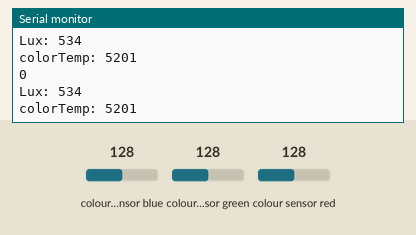
Recording of a sketch running on a simulated Arduino Uno, built with avr-gcc and run on an emulated ATmega328P. On the bench: the last lines printed to the serial monitor. The inputs (shaded band) are chosen by the test bench; at power-on: colour sensor blue 128, colour sensor green 128, colour sensor red 128.

Above: at 1.2 s.
1.3 s: colour sensor blue set to 5
At 1.35 s:
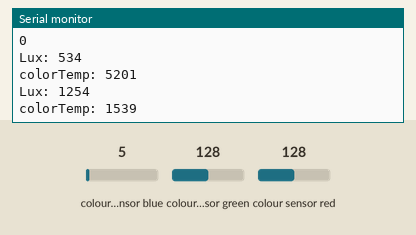
4.3 s: colour sensor green set to 64
At 6.46 s:
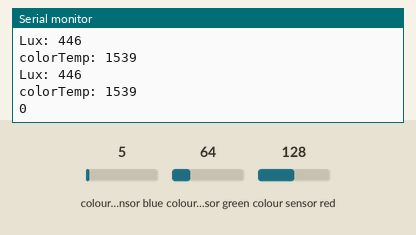
7.3 s: colour sensor red set to 5
At 7.48 s:
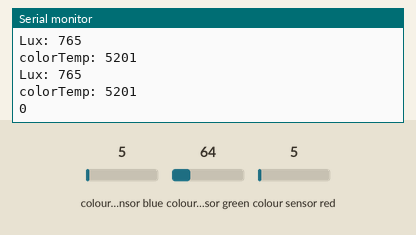
8.8 s: colour sensor blue set to 128
At 8.9 s:
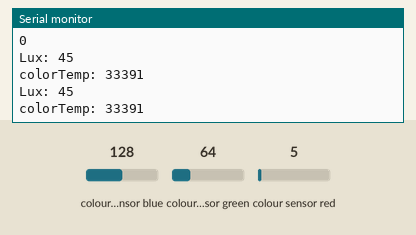
11.8 s: colour sensor green set to 5
At 11.96 s:
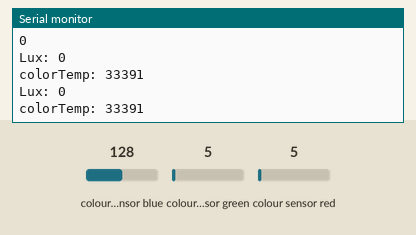
Timing chart, 0 to 14.8 s (numbered marks = the images above; inputs shaded):
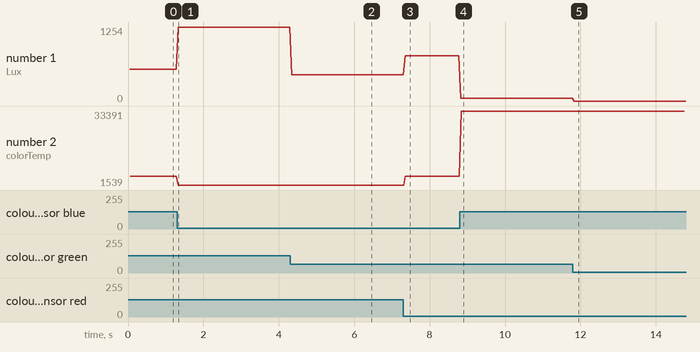

The sketch:

ColourSensor.ino
```cpp
#include <Wire.h>
#include "Adafruit_TCS34725.h"
Adafruit_TCS34725 tcs = Adafruit_TCS34725(TCS34725_INTEGRATIONTIME_600MS, TCS34725_GAIN_1X);


void setup() {
  Serial.begin(9600);
}

void loop() {
  ColourSensor();
  Serial.println(ColourSensor());
}

int ColourSensor() {
  uint16_t r, g, b, c, colorTemp, lux;
  tcs.getRawData(&r, &g, &b, &c);                               //get RGB and clear colour data from sensor
  colorTemp = tcs.calculateColorTemperature_dn40(r, g, b, c);   //calculate colour temperature from data
  lux = tcs.calculateLux(r, g, b);                              //calculate lux from RGB values
  Serial.print("Lux: ");
  Serial.println(lux);
  Serial.print("colorTemp: ");
  Serial.println(colorTemp);
  //if((lux>610) && (lux<800)) {                                  //use experimentally determined ranges of lux and colour temperature to differentiate copper or silver
  //  if((colorTemp>2880) && (colorTemp<3200)) {
  //    return 1;                                                 //return 1 for copper
  //  }
  //  else {
  //    return 0;                                                 //return 0 for neither copper or silver (no marble or can't identify)
  //  }
  //}
  if((lux>575) && (lux<690)) {
    if((colorTemp>3700) && (colorTemp<4000)) {
      return 2;                                                 //return 2 for silver
    }
    else {
      return 0;
    }
  }
  else {
    return 0;
  }
}
```

Measured:
- after the input at 1.3 s, the serial monitor: prints a new line at once (image 1)
- after the input at 4.3 s, the serial monitor: prints a new line at once (image 2)
- after the input at 7.3 s, the serial monitor: prints a new line after 0.05 s (image 3)
- after the input at 8.8 s, the serial monitor: prints a new line at once (image 4)
- after the input at 11.8 s, the serial monitor: prints a new line at once (image 5)
- plotted number 1: 534 → 1254 after the input at 1.3 s, 1254 → 446 after the input at 4.3 s, 446 → 765 after the input at 7.3 s, 765 → 45 after the input at 8.8 s
- plotted number 2: 5201 → 1539 after the input at 1.3 s, 1539 → 5201 after the input at 7.3 s, 5201 → 33391 after the input at 8.8 s
